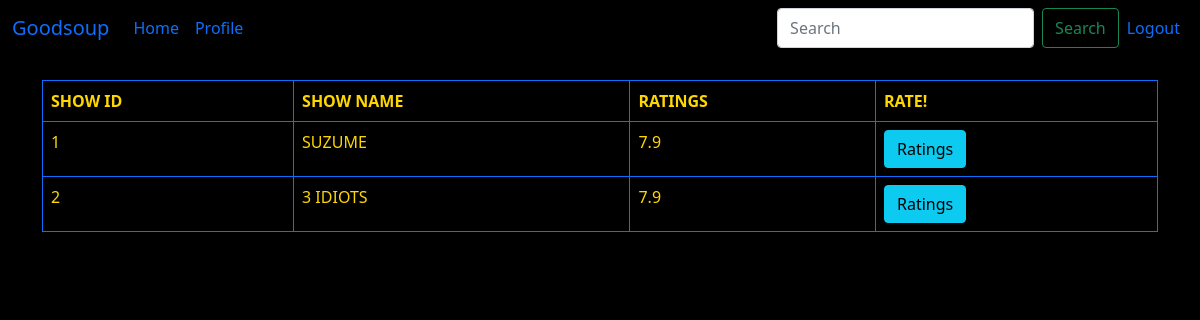
The app's page /user-history/ (signed in) with its own data.
### database.py (models this page shows)
class user_hist_rating(db.Model):
    u_id = db.Column(db.Integer,nullable=False)
    show_id = db.Column(db.Integer,nullable=False)
    venue_id = db.Column(db.Integer,nullable=False)
    user_rating = db.Column(db.Float,default=0.0,nullable=False)
    user_rating=Column(Float,CheckConstraint('user_rating >= 0 AND user_rating <= 10'))
    __mapper_args__ = {
        'primary_key':[u_id,show_id,venue_id]
    }

class Show(db.Model):
    id = db.Column(db.Integer, primary_key=True)
    venue_id = db.Column(db.Integer, db.ForeignKey('venue.id'))
    name = db.Column(db.String(255), nullable=False)
    rating = db.Column(db.Float, nullable=False)
    rating = Column(Float,CheckConstraint('rating >= 0 AND rating <= 10'))
    tags = db.Column(db.String(255),nullable=False)
    show_timing = db.Column(db.DateTime,nullable=False)
    ticket_price = db.Column(db.Integer,nullable=False)
    available_seats=db.Column(db.Integer,nullable=False)
    date_added = db.Column(db.DateTime, default=datetime.utcnow(),nullable=False)

### user.py (the view)
@app.route('/user-history/',methods=['GET','POST'])
@login_required
def user_history():
    form=RatingForm()
    u_id = current_user.id
    history = user_hist_rating.query.filter_by(u_id=u_id)
    shows={}
    if(len(list(history))>0):
        for h in history:
            shows[h.show_id] = Show.query.get_or_404(h.show_id).name
    return render_template('user_history.html',history=history,shows=shows,form=form)

### forms.py
class RatingForm(FlaskForm):
    rating = FloatField("Rating: ", validators=[DataRequired()])
    submit = SubmitField("Enter")

class SearchForm(FlaskForm):
    searched = StringField("Searched", validators=[DataRequired()])
    submit = SubmitField("Search")

### admin.py (called while the page is built)
@adminlogin_manager.user_loader
def load_user(admin_id):
    return Admin.query.filter_by(id=int(admin_id)).first()

### user.py (called while the page is built)
@app.context_processor
def user_navbar():
    form = SearchForm()
    return dict(form=form)

### templates/user_history.html (shortened to what this page needs)
{% extends 'baseuser.html' %}
{% block content %}
<body style="background: black">
  <table class="table table-bordered border-primary">
    <thead>
      <tr style="text-transform: uppercase;">
        <th scope="col" style="color: gold;">SHOW ID</th>
        <th scope="col" style="color: gold;">show name</th>
        <th scope="col" style="color: gold;" >ratings</th>
        <th scope="col" style="color: gold;" >Rate!</th>
      </tr>
    </thead>
    <tbody>
      {% for h in history %}
      <tr style="text-transform: uppercase;">
        <td  style="color: gold;">{{ h.show_id }}</td>
        <td  style="color: gold;" >
        {{ shows[h.show_id] }}
        </td>
        <td  style="color: gold;text-transform: uppercase;">{{ h.user_rating }}</td>
        <td><a href="{{ url_for('rating',u_id=h.u_id,show_id=h.show_id,venue_id=h.venue_id) }}"><button type="button" class="btn btn-info">Ratings</button></a></td>
      </tr>
      {% endfor %}
    </tbody>
  </table>
 </body>
{% endblock %}

### records on screen
user_hist_rating: show_id "1", user_rating "7.9"
Show: name "SUZUME"
user_hist_rating: show_id "2", user_rating "7.9"
Show: name "3 IDIOTS"
